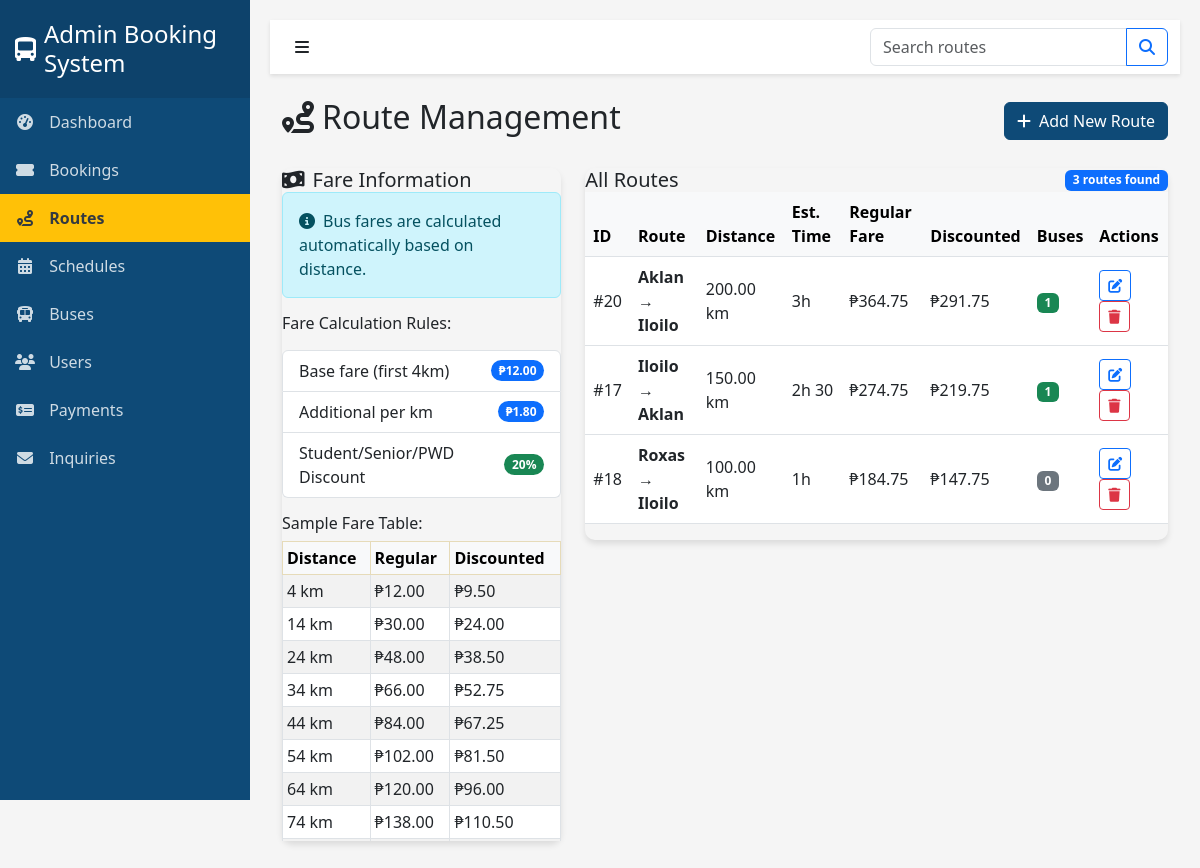
The app's page /admin/tabs/routes_admin.php, older data.
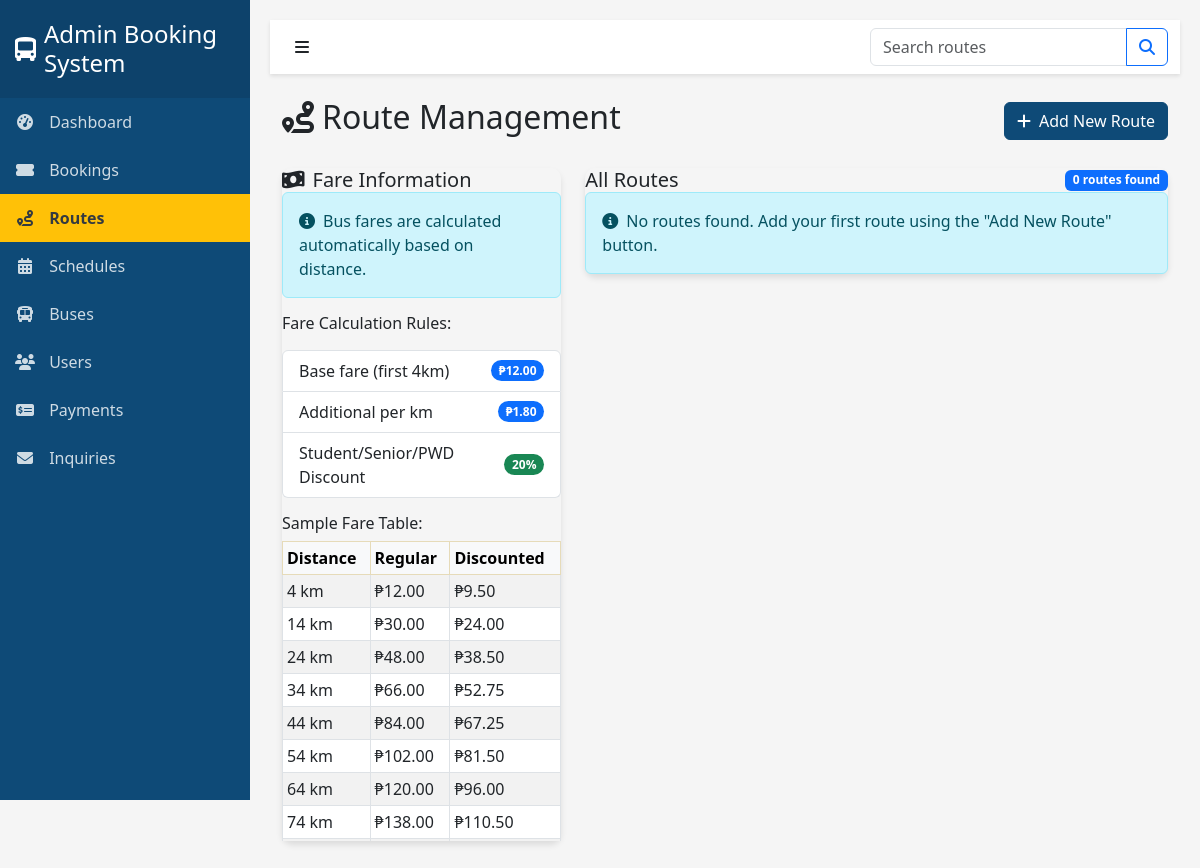
The same page, newer data.
### tables this page shows
CREATE TABLE `routes` (
  `id` int(11) NOT NULL,
  `origin` varchar(255) NOT NULL,
  `destination` varchar(255) NOT NULL,
  `distance` decimal(10,2) NOT NULL,
  `estimated_duration` varchar(50) NOT NULL,
  `fare` decimal(10,2) NOT NULL,
  `description` text DEFAULT NULL,
  `status` enum('active','inactive') DEFAULT 'active',
  `created_at` timestamp NOT NULL DEFAULT current_timestamp(),
  `updated_at` timestamp NOT NULL DEFAULT current_timestamp() ON UPDATE current_timestamp()
);

### backend/connections/fare_calculator.php (called while the page is built)
<?php
class FareCalculator {
    private $baseFare = 12.00;
    private $ratePerKm = 1.80;
    private $discounts = [
        'student' => 20,
        'senior' => 20,
        'pwd' => 20
    ];
    public function calculateFare($distance, $passengerType = 'regular') {
        $fare = $this->baseFare;
        if ($distance > 4) {
            $additionalDistance = $distance - 4;
            $fare += $additionalDistance * $this->ratePerKm;
        }
        $fare = $this->roundToQuarter($fare);
        if (isset($this->discounts[strtolower($passengerType)])) {
            $discountPercentage = $this->discounts[strtolower($passengerType)];
            $discountAmount = $fare * ($discountPercentage / 100);
            $fare -= $discountAmount;
            $fare = $this->roundToQuarter($fare);
        }
        return $fare;
    }
    private function roundToQuarter($amount) {
        return round($amount * 4) / 4;
    }
    public function getFareRange($distance) {
        $regularFare = $this->calculateFare($distance, 'regular');
        $discountedFare = $this->calculateFare($distance, 'student');
        return [
            'min' => $discountedFare,
            'max' => $regularFare,
            'regular' => $regularFare,
            'discounted' => $discountedFare
        ];
    }
    public function getFareTable($maxDistance, $increment, $startDistance = 4) {
        $fareTable = [];
        for ($distance = $startDistance; $distance <= $maxDistance; $distance += $increment) {
            $fareRange = $this->getFareRange($distance);
            $fareTable[] = [
                'distance' => $distance,
                'regular' => $fareRange['regular'],
                'student' => $fareRange['discounted']
            ];
        }
        return $fareTable;
    }
}
?>

### admin/tabs/routes_admin.php (the view, shortened to what the changed rows need)
<?php
require_once "../../backend/connections/config.php";
require_once "../../backend/connections/fare_calculator.php";
$fareCalculator = new FareCalculator();
$routes = [];
try {
    $searchTerm = isset($_GET['search']) ? $_GET['search'] : '';
    if (!empty($searchTerm)) {
        $query = "SELECT r.*,
                  (SELECT COUNT(*) FROM buses b WHERE LOWER(b.route_name) = CONCAT(LOWER(r.origin), ' → ', LOWER(r.destination))) as bus_count
                  FROM routes r
                  WHERE r.origin LIKE ? OR r.destination LIKE ? OR CONCAT(r.origin, ' → ', r.destination) LIKE ?
                  ORDER BY r.origin, r.destination";
        $stmt = $conn->prepare($query);
        $searchParam = "%" . $searchTerm . "%";
        $stmt->bind_param("sss", $searchParam, $searchParam, $searchParam);
        $stmt->execute();
        $result = $stmt->get_result();
    } else {
        $query = "SELECT r.*,
                  (SELECT COUNT(*) FROM buses b WHERE LOWER(b.route_name) = CONCAT(LOWER(r.origin), ' → ', LOWER(r.destination))) as bus_count
                  FROM routes r
                  ORDER BY r.origin, r.destination";
        $result = $conn->query($query);
    }
    if ($result) {
        while ($row = $result->fetch_assoc()) {
            $fareRange = $fareCalculator->getFareRange($row['distance']);
            $row['calculated_regular_fare'] = $fareRange['regular'];
            $row['calculated_discounted_fare'] = $fareRange['discounted'];
            $routes[] = $row;
        }
    }
} catch (Exception $e) {
    $error_message = "Error fetching routes data: " . $e->getMessage();
}
$fareTable = $fareCalculator->getFareTable(100, 10);
?>
<!DOCTYPE html>
<html lang="en">
<head>
    <link href="https://cdn.jsdelivr.net/npm/bootstrap@5.3.0-alpha1/dist/css/bootstrap.min.css" rel="stylesheet">
    <link rel="stylesheet" href="https://cdnjs.cloudflare.com/ajax/libs/font-awesome/6.1.1/css/all.min.css">
    <link href="../css/admin.css" rel="stylesheet">
</head>
<body>
    <div class="wrapper">
        <div class="content">
            <div class="container-fluid">
                <div class="d-flex justify-content-between align-items-center mb-4">
                    <h2><i class="fas fa-route me-2"></i>Route Management</h2>
                </div>
                <div class="row">
                    <div class="col-md-4 mb-4">
                        <div class="card1">
                            <div class="card-body">
                                <div class="fare-table-container">
                                    <table class="table table-sm table-striped table-bordered">
                                        <thead class="table-warning">
                                            <tr>
                                                <th>Distance</th>
                                                <th>Regular</th>
                                                <th>Discounted</th>
                                            </tr>
                                        </thead>
                                        <tbody>
                                            <?php foreach ($fareTable as $fare): ?>
                                            <tr>
                                                <td><?php echo $fare['distance']; ?> km</td>
                                                <td>₱<?php echo number_format($fare['regular'], 2); ?></td>
                                                <td>₱<?php echo number_format($fare['student'], 2); ?></td>
                                            </tr>
                                            <?php endforeach; ?>
                                        </tbody>
                                    </table>
                                </div>
                            </div>
                        </div>
                    </div>
                    <div class="col-md-8">
                        <div class="card1">
                            <div class="card-header">
                                <div class="d-flex justify-content-between align-items-center">
                                    <h5 class="mb-0">All Routes</h5>
                                    <span class="badge bg-primary"><?php echo count($routes); ?> routes found</span>
                                </div>
                            </div>
                            <div class="card-body">
                                <?php if (count($routes) > 0): ?>
                                <div class="table-responsive">
                                    <table class="table table-hover align-middle">
                                        <thead>
                                            <tr>
                                                <th>ID</th>
                                                <th>Route</th>
                                                <th>Distance</th>
                                                <th>Est. Time</th>
                                                <th>Regular Fare</th>
                                                <th>Discounted</th>
                                                <th>Buses</th>
                                                <th>Actions</th>
                                            </tr>
                                        </thead>
                                        <tbody>
                                            <?php foreach ($routes as $route): ?>
                                            <tr>
                                                <td>#<?php echo $route['id']; ?></td>
                                                <td>
                                                    <div class="fw-bold"><?php echo ucfirst(htmlspecialchars($route['origin'])); ?> → <?php echo ucfirst(htmlspecialchars($route['destination'])); ?></div>
                                                </td>
                                                <td><?php echo $route['distance']; ?> km</td>
                                                <td><?php echo htmlspecialchars($route['estimated_duration']); ?></td>
                                                <td>₱<?php echo number_format($route['calculated_regular_fare'], 2); ?></td>
                                                <td>₱<?php echo number_format($route['calculated_discounted_fare'], 2); ?></td>
                                                <td>
                                                    <?php if ($route['bus_count'] > 0): ?>
                                                    <span class="badge bg-success"><?php echo $route['bus_count']; ?></span>
                                                    <?php else: ?>
                                                    <span class="badge bg-secondary">0</span>
                                                    <?php endif; ?>
                                                </td>
                                                <td>
                                                    <div class="action-buttons">
                                                        <button type="button" class="btn btn-outline-primary btn-sm edit-route"
                                                                data-id="<?php echo $route['id']; ?>"
                                                                data-bs-toggle="modal" data-bs-target="#editRouteModal"
                                                                data-bs-origin="<?php echo htmlspecialchars($route['origin']); ?>"
                                                                data-bs-destination="<?php echo htmlspecialchars($route['destination']); ?>"
                                                                data-bs-distance="<?php echo $route['distance']; ?>"
                                                                data-bs-duration="<?php echo htmlspecialchars($route['estimated_duration']); ?>">
                                                            <i class="fas fa-edit"></i>
                                                        </button>
                                                        <button type="button" class="btn btn-outline-danger btn-sm delete-route"
                                                                data-id="<?php echo $route['id']; ?>"
                                                                data-name="<?php echo htmlspecialchars($route['origin'] . ' to ' . $route['destination']); ?>"
                                                                data-bs-toggle="modal" data-bs-target="#deleteRouteModal">
                                                            <i class="fas fa-trash"></i>
                                                        </button>
                                                    </div>
                                                </td>
                                            </tr>
                                            <?php endforeach; ?>
                                        </tbody>
                                    </table>
                                </div>
                                <?php else: ?>
                                <div class="alert alert-info">
                                    <i class="fas fa-info-circle me-2"></i>No routes found. Add your first route using the "Add New Route" button.
                                </div>
                                <?php endif; ?>
                            </div>
                        </div>
                    </div>
                </div>
            </div>
        </div>
    </div>
</body>
</html>

Row changes from the older to the newer data that the page shows:
removed routes: id "20", origin "Aklan", destination "Iloilo", distance "200.00", estimated_duration "3h", fare "364.75", calculated_discounted_fare "291.75", bus_count "1"
removed routes: id "17", origin "Iloilo", destination "Aklan", distance "150.00", estimated_duration "2h 30", fare "274.75", calculated_discounted_fare "219.75", bus_count "1"
removed routes: id "18", origin "Roxas", destination "Iloilo", distance "100.00", estimated_duration "1h", fare "184.75", calculated_discounted_fare "147.75"
Text that changed along with them:
count($routes): "3" → "0"
text no longer shown: "ID Route Distance Est. Time Regular Fare Discounted Buses Actions"
text now shown: "No routes found. Add your first route using the \"Add New Route\" button."
